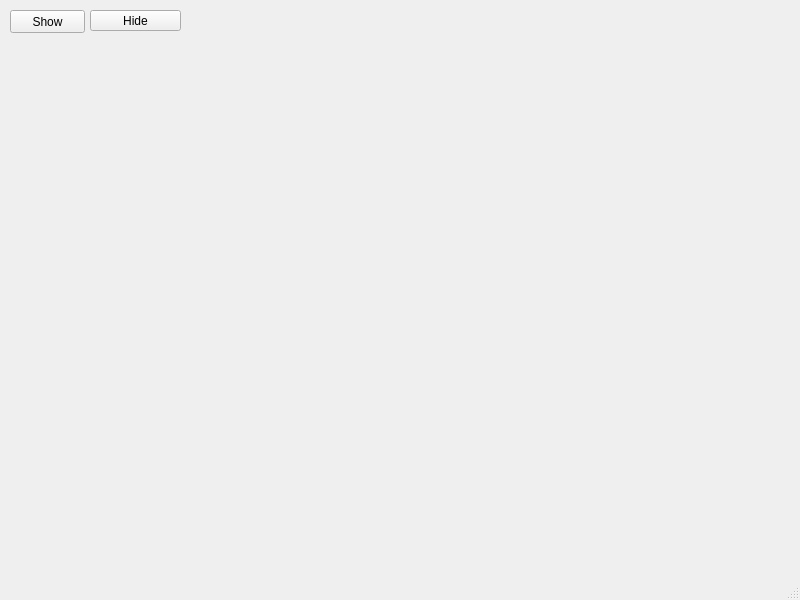
<?xml version="1.0" encoding="UTF-8"?>
<ui version="4.0">
 <class>MainWindow</class>
 <widget class="QMainWindow" name="MainWindow">
  <property name="geometry">
   <rect>
    <x>0</x>
    <y>0</y>
    <width>800</width>
    <height>600</height>
   </rect>
  </property>
  <property name="windowTitle">
   <string>MainWindow</string>
  </property>
  <widget class="QWidget" name="centralwidget">
   <widget class="QPushButton" name="pushButton">
    <property name="geometry">
     <rect>
      <x>10</x>
      <y>10</y>
      <width>75</width>
      <height>23</height>
     </rect>
    </property>
    <property name="text">
     <string>Show</string>
    </property>
   </widget>
   <widget class="QPushButton" name="pushButton_2">
    <property name="geometry">
     <rect>
      <x>90</x>
      <y>10</y>
      <width>91</width>
      <height>21</height>
     </rect>
    </property>
    <property name="text">
     <string>Hide</string>
    </property>
   </widget>
  </widget>
  <widget class="QMenuBar" name="menubar">
   <property name="geometry">
    <rect>
     <x>0</x>
     <y>0</y>
     <width>800</width>
     <height>26</height>
    </rect>
   </property>
  </widget>
  <widget class="QStatusBar" name="statusbar"/>
 </widget>
 <resources/>
 <connections/>
</ui>
